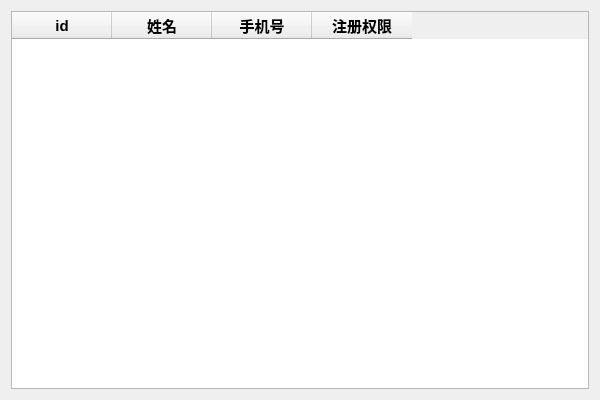
<?xml version="1.0" encoding="UTF-8"?>
<ui version="4.0">
 <class>Form</class>
 <widget class="QWidget" name="Form">
  <property name="geometry">
   <rect>
    <x>0</x>
    <y>0</y>
    <width>600</width>
    <height>400</height>
   </rect>
  </property>
  <property name="minimumSize">
   <size>
    <width>600</width>
    <height>400</height>
   </size>
  </property>
  <property name="maximumSize">
   <size>
    <width>600</width>
    <height>400</height>
   </size>
  </property>
  <property name="windowTitle">
   <string>员工管理</string>
  </property>
  <layout class="QVBoxLayout" name="verticalLayout">
   <item>
    <widget class="QTableWidget" name="tableWidget">
     <column>
      <property name="text">
       <string>id</string>
      </property>
      <property name="font">
       <font>
        <pointsize>11</pointsize>
        <weight>75</weight>
        <bold>true</bold>
       </font>
      </property>
     </column>
     <column>
      <property name="text">
       <string>姓名</string>
      </property>
      <property name="font">
       <font>
        <pointsize>11</pointsize>
        <weight>75</weight>
        <bold>true</bold>
       </font>
      </property>
     </column>
     <column>
      <property name="text">
       <string>手机号</string>
      </property>
      <property name="font">
       <font>
        <pointsize>11</pointsize>
        <weight>75</weight>
        <bold>true</bold>
       </font>
      </property>
     </column>
     <column>
      <property name="text">
       <string>注册权限</string>
      </property>
      <property name="font">
       <font>
        <pointsize>11</pointsize>
        <weight>75</weight>
        <bold>true</bold>
       </font>
      </property>
     </column>
    </widget>
   </item>
   <item>
    <layout class="QHBoxLayout" name="horizontalLayout"/>
   </item>
  </layout>
 </widget>
 <resources/>
 <connections/>
</ui>
